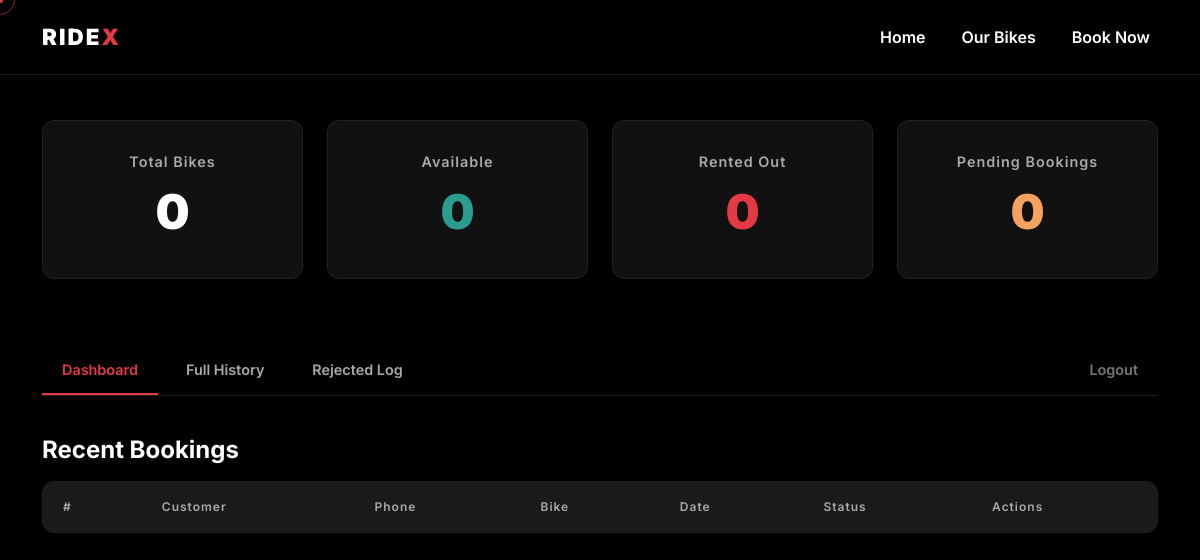
/admin/dashboard (signed in), run on an earlier commit of the app's database.
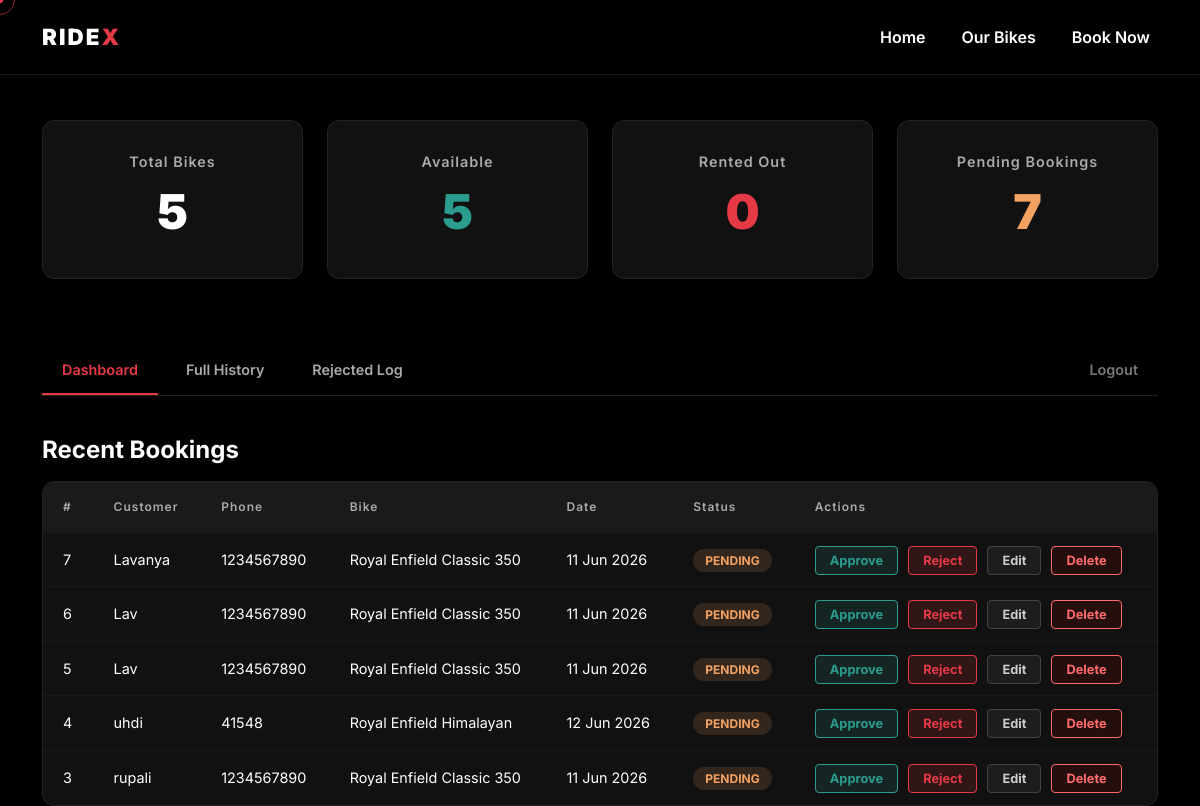
And on a later commit of the database.
### app.py (models this page shows)
class Booking(db.Model):
    id = db.Column(db.Integer, primary_key=True)
    bike_id = db.Column(db.Integer, db.ForeignKey('bike.id'), nullable=False)
    customer_name = db.Column(db.String(100), nullable=False)
    customer_phone = db.Column(db.String(15), nullable=False)
    booking_date = db.Column(db.DateTime, nullable=False)
    status = db.Column(db.String(20), default='pending')
    bike = db.relationship('Bike', backref='bookings')

class Bike(db.Model):
    id = db.Column(db.Integer, primary_key=True)
    name = db.Column(db.String(100), nullable=False)
    engine_cc = db.Column(db.Integer, nullable=False)
    price_per_day = db.Column(db.Float, nullable=False)
    is_available = db.Column(db.Boolean, default=True)
    image_file = db.Column(db.String(100), default='default_bike.jpg')

### app.py (the view)
@app.route('/admin/dashboard')
@login_required
def admin_dashboard():
    total_bikes = Bike.query.count()
    available_bikes = Bike.query.filter_by(is_available=True).count()
    rented_bikes = Bike.query.filter_by(is_available=False).count()
    pending_bookings = Booking.query.filter_by(status='pending').count()
    recent_bookings = Booking.query.filter(Booking.status != 'rejected').order_by(Booking.id.desc()).limit(5).all()
    return render_template('admin/dashboard.html',
        total_bikes=total_bikes,
        available_bikes=available_bikes,
        rented_bikes=rented_bikes,
        pending_bookings=pending_bookings,
        recent_bookings=recent_bookings
    )

### app.py (called while the page is built)
def login_required(f):
    @wraps(f)
    def decorated_function(*args, **kwargs):
        if 'admin_logged_in' not in session:
            return redirect(url_for('admin_login'))
        return f(*args, **kwargs)
    return decorated_function

### templates/admin/dashboard.html
{% extends 'base.html' %}
{% block content %}
<section class="admin-dashboard-section" style="padding-top: 120px;">
    <div class="container">
        <div class="row mb-5">
            <div class="col-md-3">
                <div class="stat-card">
                    <p class="stat-label">Total Bikes</p>
                    <h2 class="stat-number">{{ total_bikes }}</h2>
                </div>
            </div>
            <div class="col-md-3">
                <div class="stat-card">
                    <p class="stat-label">Available</p>
                    <h2 class="stat-number" style="color:#2a9d8f">{{ available_bikes }}</h2>
                </div>
            </div>
            <div class="col-md-3">
                <div class="stat-card">
                    <p class="stat-label">Rented Out</p>
                    <h2 class="stat-number" style="color:#e63946">{{ rented_bikes }}</h2>
                </div>
            </div>
            <div class="col-md-3">
                <div class="stat-card">
                    <p class="stat-label">Pending Bookings</p>
                    <h2 class="stat-number" style="color:#f4a261">{{ pending_bookings }}</h2>
                </div>
            </div>
        </div>
        <div class="admin-nav">
            <a href="{{ url_for('admin_dashboard') }}" class="admin-nav-link active">Dashboard</a>
            <a href="{{ url_for('history_log') }}" class="admin-nav-link">Full History</a>
            <a href="{{ url_for('rejected_log') }}" class="admin-nav-link">Rejected Log</a>
            <a href="{{ url_for('admin_logout') }}" class="admin-nav-link logout">Logout</a>
        </div>
        <h4 class="mb-3" style="font-weight:700">Recent Bookings</h4>
        <div class="admin-table-wrapper">
            <table class="admin-table">
                <thead>
                    <tr>
                        <th>#</th>
                        <th>Customer</th>
                        <th>Phone</th>
                        <th>Bike</th>
                        <th>Date</th>
                        <th>Status</th>
                        <th>Actions</th>
                    </tr>
                </thead>
                <tbody>
                    {% for booking in recent_bookings %}
                    <tr>
                        <td>{{ booking.id }}</td>
                        <td>{{ booking.customer_name }}</td>
                        <td>{{ booking.customer_phone }}</td>
                        <td>{{ booking.bike.name }}</td>
                        <td>{{ booking.booking_date.strftime('%d %b %Y') }}</td>
                        <td>
                            <span class="status-badge {{ booking.status }}">
                                {{ booking.status.upper() }}
                            </span>
                        </td>
                        <td>
                            {% if booking.status == 'pending' %}
                            <a href="{{ url_for('approve_booking', booking_id=booking.id) }}" class="action-btn approve">Approve</a>
                            <a href="javascript:void(0)" class="action-btn reject" onclick="rejectWithUndo({{ booking.id }}, this)">Reject</a>
                            {% endif %}
                            <a href="{{ url_for('edit_booking', booking_id=booking.id) }}" class="action-btn edit">Edit</a>
                            <a href="{{ url_for('delete_booking', booking_id=booking.id) }}" class="action-btn delete" onclick="return confirm('Delete this booking permanently?')">Delete</a>
                        </td>
                    </tr>
                    {% endfor %}
                </tbody>
            </table>
        </div>
    </div>
</section>
{% endblock %}

What changed in the data, as far as the page shows it:
added Booking: id "7", customer_name "Lavanya", customer_phone "1234567890", bike.name "Royal Enfield Classic 350", booking_date "11 Jun 2026", status "PENDING"
added Booking: id "6", customer_name "Lav", customer_phone "1234567890", bike.name "Royal Enfield Classic 350", booking_date "11 Jun 2026", status "PENDING"
added Booking: id "5", customer_name "Lav", customer_phone "1234567890", bike.name "Royal Enfield Classic 350", booking_date "11 Jun 2026", status "PENDING"
added Booking: id "4", customer_name "uhdi", customer_phone "41548", bike.name "Royal Enfield Himalayan", booking_date "12 Jun 2026", status "PENDING"
added Booking: id "3", customer_name "rupali", customer_phone "1234567890", bike.name "Royal Enfield Classic 350", booking_date "11 Jun 2026", status "PENDING"
Also different on the page:
{{ total_bikes }}: "0" → "5"
{{ available_bikes }}: "0" → "5"
{{ pending_bookings }}: "0" → "7"
